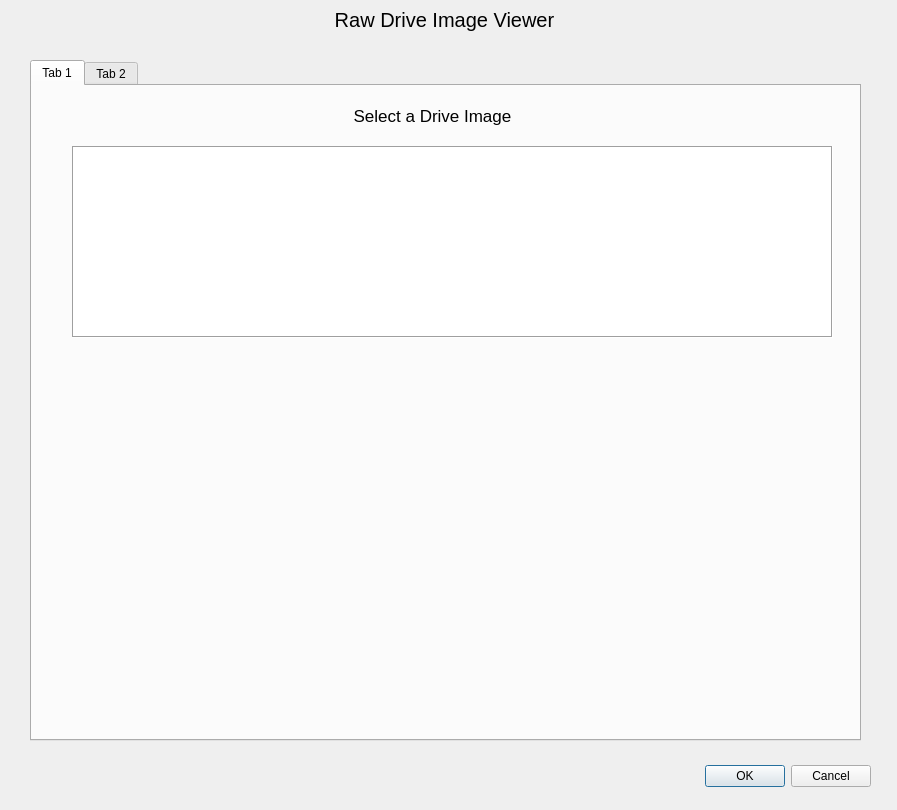
<?xml version="1.0" encoding="UTF-8"?>
<ui version="4.0">
 <class>MainWindow</class>
 <widget class="QMainWindow" name="MainWindow">
  <property name="geometry">
   <rect>
    <x>0</x>
    <y>0</y>
    <width>897</width>
    <height>810</height>
   </rect>
  </property>
  <property name="windowTitle">
   <string>MainWindow</string>
  </property>
  <widget class="QWidget" name="centralwidget">
   <widget class="QLabel" name="disk_list">
    <property name="geometry">
     <rect>
      <x>-1</x>
      <y>0</y>
      <width>891</width>
      <height>40</height>
     </rect>
    </property>
    <property name="font">
     <font>
      <pointsize>15</pointsize>
     </font>
    </property>
    <property name="text">
     <string>Raw Drive Image Viewer</string>
    </property>
    <property name="alignment">
     <set>Qt::AlignmentFlag::AlignCenter</set>
    </property>
   </widget>
   <widget class="QTabWidget" name="tab_widget">
    <property name="geometry">
     <rect>
      <x>30</x>
      <y>60</y>
      <width>831</width>
      <height>681</height>
     </rect>
    </property>
    <property name="currentIndex">
     <number>0</number>
    </property>
    <widget class="QWidget" name="OpeningTab">
     <attribute name="title">
      <string>Tab 1</string>
     </attribute>
     <widget class="QLabel" name="label_3">
      <property name="geometry">
       <rect>
        <x>10</x>
        <y>20</y>
        <width>781</width>
        <height>19</height>
       </rect>
      </property>
      <property name="font">
       <font>
        <pointsize>13</pointsize>
        <bold>false</bold>
       </font>
      </property>
      <property name="text">
       <string>Select a Drive Image</string>
      </property>
      <property name="alignment">
       <set>Qt::AlignmentFlag::AlignCenter</set>
      </property>
     </widget>
     <widget class="QTableWidget" name="drive_listing">
      <property name="geometry">
       <rect>
        <x>40</x>
        <y>60</y>
        <width>761</width>
        <height>192</height>
       </rect>
      </property>
      <property name="frameShape">
       <enum>QFrame::Shape::Box</enum>
      </property>
     </widget>
    </widget>
    <widget class="QWidget" name="BootParmBlock">
     <attribute name="title">
      <string>Tab 2</string>
     </attribute>
     <widget class="QLabel" name="BPT_title">
      <property name="geometry">
       <rect>
        <x>30</x>
        <y>20</y>
        <width>731</width>
        <height>20</height>
       </rect>
      </property>
      <property name="font">
       <font>
        <pointsize>13</pointsize>
        <bold>false</bold>
       </font>
      </property>
      <property name="text">
       <string>BIOS Parameter Block</string>
      </property>
      <property name="alignment">
       <set>Qt::AlignmentFlag::AlignCenter</set>
      </property>
     </widget>
     <widget class="QTableWidget" name="bpb_table">
      <property name="geometry">
       <rect>
        <x>30</x>
        <y>122</y>
        <width>741</width>
        <height>511</height>
       </rect>
      </property>
     </widget>
     <widget class="QTableWidget" name="bpb_titles">
      <property name="geometry">
       <rect>
        <x>30</x>
        <y>60</y>
        <width>741</width>
        <height>62</height>
       </rect>
      </property>
     </widget>
    </widget>
   </widget>
   <widget class="QDialogButtonBox" name="buttonBox">
    <property name="geometry">
     <rect>
      <x>530</x>
      <y>760</y>
      <width>341</width>
      <height>32</height>
     </rect>
    </property>
    <property name="orientation">
     <enum>Qt::Orientation::Horizontal</enum>
    </property>
    <property name="standardButtons">
     <set>QDialogButtonBox::StandardButton::Cancel|QDialogButtonBox::StandardButton::Ok</set>
    </property>
   </widget>
  </widget>
 </widget>
 <resources/>
 <connections/>
</ui>
